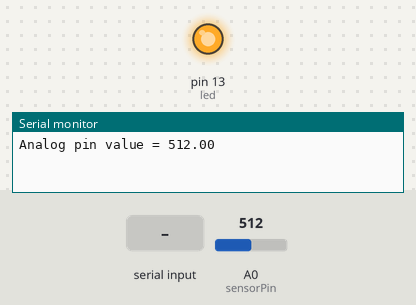
Bench run of a sketch on a simulated Arduino Mega 2560, built with avr-gcc and run on an emulated ATmega2560. On the bench: output pins drawn as LEDs (lit = HIGH), the last lines printed to the serial monitor. The inputs (shaded band) are chosen by the test bench; at power-on: A0 (sensorPin) = 512.

Above: at 1.2 s.
1.3 s: "1\n" received over the second serial link
At 3.9 s:
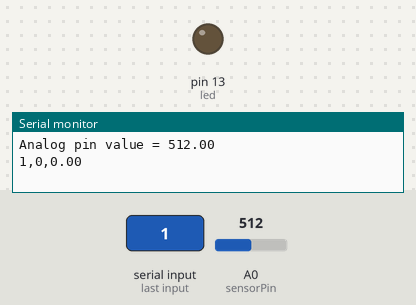
Timing chart, 0 to 5.4 s (numbered marks = the images above; inputs shaded):
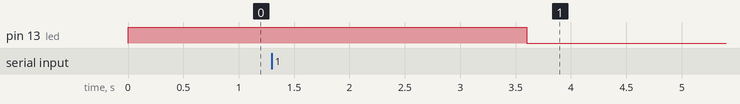

The sketch:

FYDE_Project_Mega.ino
```cpp
/******************************************************

 RUN ME ON YOUR MEGA!!!

 This program sends your network and blynk token information
 to the WiFi module over serial, then should recieve characters over
 serial from the WiFi module in return.

 1) Wire Module:
 Wire according to this picture: https://www.forward.com.au/pfod/ESP8266/GPIOpins/ESP8266_01.jpg
 - Connect VCC and CH_PD to 3.3V on the arduino
 - Connect RX1 on the mega to TX on the programmer
 - Connect TX1 on the mega to RX on the programmer
 - Connect GND to GND

 2) Go to Tools -> Board and select Arduino/Genuino Mega or Mega 2560

 3) Sign up for Blynk (https://www.blynk.cc/) and install the app on your phone.
 MAKE SURE TO CREATE AND WRITE DOWN YOUR TOKEN!!!
 Then, go to Sketch -> Include Library -> Manage Libraries and search 'Blynk' and
 install the library

 4) Change the network name, password, and blynk token in the code to reflect your own

 5) Finish writing the serial recieve in the 'void loop()'
 It needs to:
 - Continuously look for serial input on Serial 1
 - Take any character recieved on Serial 1 and print
 the data out through the main Serial

 6) Open a serial monitor by going to
 Tools -> Serial Monitor and set to 9600 baud once open to see output
 and run!

 ******************************************************/


#define led 13


int     Pin_Number  = 255;
int     Pin_Integer = 0;
float   Pin_Float   = 0.0;

// **********************************
void DebugPrint(void) {

  Serial.print(Pin_Number);
  Serial.print(",");
  Serial.print(Pin_Integer);
  Serial.print(",");
  Serial.println(Pin_Float);

}

// **********************************
void SerialInput_to_Mega(void) {

  while (Serial1.available() > 0) {
    //Serial.println("In serial input");
    // look for the next valid integer in the incoming serial stream:

    Pin_Number  = Serial1.parseInt();
    Pin_Integer = Serial1.parseInt();
    Pin_Float = Serial1.parseFloat();

    // look for the newline.
    if (Serial1.read() == '\n') {
      //DebugPrint();
    }
  Parser();
  }
}

int Val = 50;
int led_val = 4;
int brightness = 255;

// **********************************
void Parser(void) {
  //Serial.println("In the parser");

  if((Pin_Number == 1) && (Pin_Integer == 1))  {

    DebugPrint();
    digitalWrite(led, HIGH);

    Serial1.print(Val);
    Serial1.print(",");
    Serial1.print(Pin_Integer);
    Serial1.print(",");
    Serial1.print(Val*Val);
    Serial1.print("\n");

    Serial1.print(led_val);
    Serial1.print(",");
    Serial1.print(brightness);
    Serial1.print(",");
    Serial1.print(Pin_Integer);
    Serial1.print("\n");
  }

  if((Pin_Number == 1) && (Pin_Integer == 0))  {
    DebugPrint();
    digitalWrite(led, LOW);

    Serial1.print(Val);
    Serial1.print(",");
    Serial1.print(Pin_Integer);
    Serial1.print(",");
    Serial1.print(Val*Val*8.39);
    Serial1.print("\n");

    Serial1.print(led_val);
    Serial1.print(",");
    Serial1.print(Pin_Integer);
    Serial1.print(",");
    Serial1.print(Val);
    Serial1.print("\n");

  }

  if (Pin_Number == 5) {
    brightness = Pin_Integer;

    DebugPrint();

    Serial1.print(led_val);
    Serial1.print(",");
    Serial1.print(brightness);
    Serial1.print(",");
    Serial1.print(Pin_Integer);
    Serial1.print("\n");
  }

}

int sensorPin = A0;    // select the input pin for the potentiometer
float sensorValueOld = 0.0;  // variable to store the value coming from the sensor
float sensorValueNew = 0.0;

// **********************************
void ReadSensors(void) {

  sensorValueNew = analogRead(sensorPin);

  if (abs(sensorValueNew - (sensorValueOld)) > 0) {
    Serial1.print(49);
    Serial1.print(",");
    Serial1.print(0);
    Serial1.print(",");
    Serial1.print((sensorValueNew/1023)*5);
    Serial1.print("\n");
    sensorValueOld = sensorValueNew;

    Serial.print("Analog pin value = ");
    Serial.print(sensorValueNew);
    Serial.print("\n");
  }
}

void setup() {
  pinMode(led, OUTPUT);

  // start serial port at 9600 bps and wait for port to open:
  Serial.begin(9600);
  while (!Serial) {
    ; // wait for serial port to connect. Needed for native USB port only
  }
  Serial1.begin(9600);

  digitalWrite(led, HIGH);
}


void loop() {

  SerialInput_to_Mega();
  //Execute();
  delay(200);
  ReadSensors();
  delay(200);
}
```

Measured:
- after the input at 1.3 s, pin 13 (led): HIGH → LOW after 2.3 s
